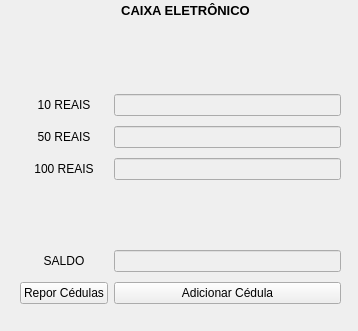
<?xml version="1.0" encoding="UTF-8"?>
<ui version="4.0">
 <class>MainWindow</class>
 <widget class="QMainWindow" name="MainWindow">
  <property name="geometry">
   <rect>
    <x>0</x>
    <y>0</y>
    <width>358</width>
    <height>331</height>
   </rect>
  </property>
  <property name="windowTitle">
   <string>Caixa Eletrônico</string>
  </property>
  <widget class="QWidget" name="centralwidget">
   <widget class="QLabel" name="lb_title">
    <property name="geometry">
     <rect>
      <x>120</x>
      <y>0</y>
      <width>131</width>
      <height>20</height>
     </rect>
    </property>
    <property name="font">
     <font>
      <pointsize>10</pointsize>
      <weight>75</weight>
      <bold>true</bold>
     </font>
    </property>
    <property name="text">
     <string>CAIXA ELETRÔNICO</string>
    </property>
    <property name="alignment">
     <set>Qt::AlignCenter</set>
    </property>
   </widget>
   <widget class="QWidget" name="gridLayoutWidget">
    <property name="geometry">
     <rect>
      <x>20</x>
      <y>30</y>
      <width>321</width>
      <height>281</height>
     </rect>
    </property>
    <layout class="QGridLayout" name="gridLayout">
     <item row="0" column="1">
      <widget class="QLineEdit" name="le_qtd5">
       <property name="enabled">
        <bool>false</bool>
       </property>
       <property name="frame">
        <bool>false</bool>
       </property>
       <property name="readOnly">
        <bool>true</bool>
       </property>
      </widget>
     </item>
     <item row="5" column="1">
      <widget class="QLineEdit" name="le_qtd20">
       <property name="enabled">
        <bool>false</bool>
       </property>
       <property name="frame">
        <bool>false</bool>
       </property>
       <property name="readOnly">
        <bool>true</bool>
       </property>
      </widget>
     </item>
     <item row="5" column="0">
      <widget class="QLabel" name="lb_20reais">
       <property name="text">
        <string/>
       </property>
       <property name="alignment">
        <set>Qt::AlignCenter</set>
       </property>
      </widget>
     </item>
     <item row="6" column="0">
      <widget class="QLabel" name="lb_200reais">
       <property name="text">
        <string/>
       </property>
       <property name="alignment">
        <set>Qt::AlignCenter</set>
       </property>
      </widget>
     </item>
     <item row="6" column="1">
      <widget class="QLineEdit" name="le_qtd200">
       <property name="enabled">
        <bool>false</bool>
       </property>
       <property name="frame">
        <bool>false</bool>
       </property>
       <property name="readOnly">
        <bool>true</bool>
       </property>
      </widget>
     </item>
     <item row="1" column="1">
      <widget class="QLineEdit" name="le_qtd2">
       <property name="enabled">
        <bool>false</bool>
       </property>
       <property name="frame">
        <bool>false</bool>
       </property>
       <property name="readOnly">
        <bool>true</bool>
       </property>
      </widget>
     </item>
     <item row="1" column="0">
      <widget class="QLabel" name="lb_2reais">
       <property name="text">
        <string/>
       </property>
       <property name="alignment">
        <set>Qt::AlignCenter</set>
       </property>
      </widget>
     </item>
     <item row="8" column="1">
      <widget class="QPushButton" name="pb_addCedula">
       <property name="text">
        <string>Adicionar Cédula</string>
       </property>
      </widget>
     </item>
     <item row="0" column="0">
      <widget class="QLabel" name="lb_5reais">
       <property name="text">
        <string/>
       </property>
       <property name="alignment">
        <set>Qt::AlignCenter</set>
       </property>
      </widget>
     </item>
     <item row="7" column="0">
      <widget class="QLabel" name="label">
       <property name="text">
        <string>SALDO</string>
       </property>
       <property name="alignment">
        <set>Qt::AlignCenter</set>
       </property>
      </widget>
     </item>
     <item row="2" column="0">
      <widget class="QLabel" name="lb_10reais">
       <property name="text">
        <string>10 REAIS</string>
       </property>
       <property name="alignment">
        <set>Qt::AlignCenter</set>
       </property>
      </widget>
     </item>
     <item row="3" column="0">
      <widget class="QLabel" name="lb_50reais">
       <property name="text">
        <string>50 REAIS</string>
       </property>
       <property name="alignment">
        <set>Qt::AlignCenter</set>
       </property>
      </widget>
     </item>
     <item row="7" column="1">
      <widget class="QLineEdit" name="le_totalSaldo">
       <property name="enabled">
        <bool>false</bool>
       </property>
       <property name="readOnly">
        <bool>true</bool>
       </property>
      </widget>
     </item>
     <item row="2" column="1">
      <widget class="QLineEdit" name="le_qtd10">
       <property name="enabled">
        <bool>false</bool>
       </property>
       <property name="readOnly">
        <bool>true</bool>
       </property>
      </widget>
     </item>
     <item row="4" column="0">
      <widget class="QLabel" name="lb_100reais">
       <property name="text">
        <string>100 REAIS</string>
       </property>
       <property name="alignment">
        <set>Qt::AlignCenter</set>
       </property>
      </widget>
     </item>
     <item row="3" column="1">
      <widget class="QLineEdit" name="le_qtd50">
       <property name="enabled">
        <bool>false</bool>
       </property>
       <property name="readOnly">
        <bool>true</bool>
       </property>
      </widget>
     </item>
     <item row="4" column="1">
      <widget class="QLineEdit" name="le_qtd100">
       <property name="enabled">
        <bool>false</bool>
       </property>
       <property name="readOnly">
        <bool>true</bool>
       </property>
      </widget>
     </item>
     <item row="8" column="0">
      <widget class="QPushButton" name="pb_repor">
       <property name="maximumSize">
        <size>
         <width>16777215</width>
         <height>16777215</height>
        </size>
       </property>
       <property name="text">
        <string>Repor Cédulas</string>
       </property>
      </widget>
     </item>
    </layout>
   </widget>
  </widget>
 </widget>
 <resources/>
 <connections/>
</ui>
